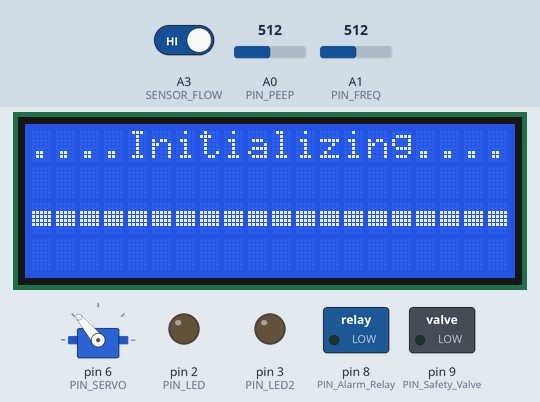
This sketch was run on a simulated Arduino Uno, built with avr-gcc and run on an emulated ATmega328P. Shown: servo, 20×4 character LCD, switched loads named in the sketch (green lamp = pin HIGH), output pins drawn as LEDs (lit = HIGH). The inputs (shaded band) are chosen by the test bench; at power-on: A3 (SENSOR_FLOW) HIGH, A1 (PIN_FREQ) = 512, A0 (PIN_PEEP) = 512.

Above: at 13.8 s.
At 17.8 s:
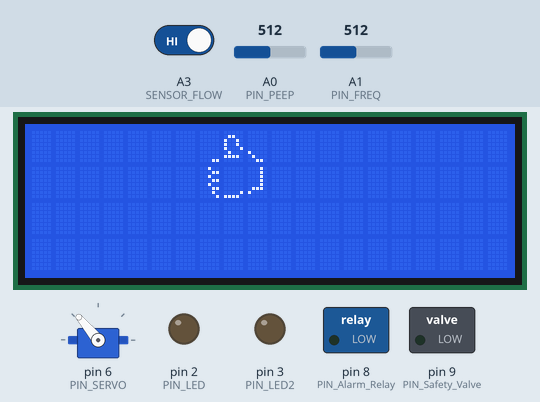
17.9 s: A3 (SENSOR_FLOW) driven LOW
At 20.1 s:
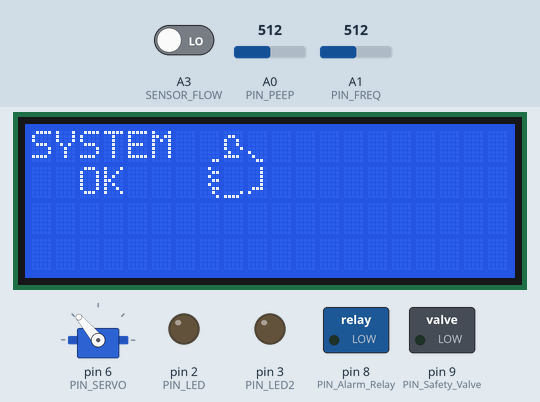
26.8 s: A1 (PIN_FREQ) set to 129
At 28.5 s:
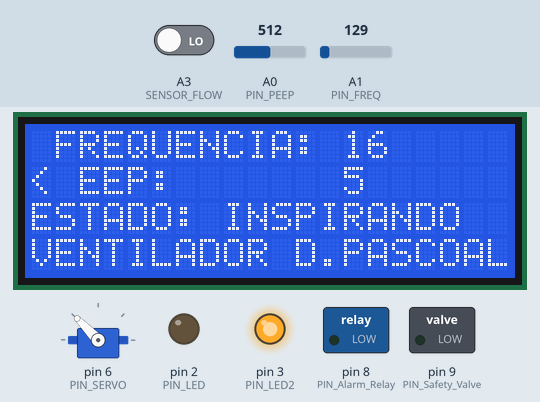
Timing chart, 0 to 36.8 s (numbered marks = the images above; inputs shaded):
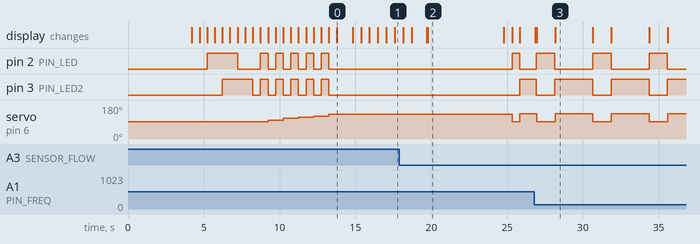

The sketch:

sketch_mar15a.ino
```cpp
/* Program pulmonary ventilator INOVT COVID-19  Versio 2.2
 * Autor: David Pascoal
 * The equipment has been tested and proven,security with pressure sensor,
 * Alarm output to turn on Buzer or beetle.
*/
#include <Wire.h>
#include <LiquidCrystal_I2C.h>
#include <Servo.h>

LiquidCrystal_I2C lcd(0x27,20,4);

#define PIN_SERVO 6
#define PIN_FREQ A1
#define PIN_PEEP A0
#define PIN_LED 2
#define PIN_LED2 3
#define PIN_Alarm_Relay 8
#define PIN_Safety_Valve 9
#define SENSOR_FLOW A3
#define EXPIRANDO  0
#define INSPIRANDO  1
#define MIN_ANGLE 92
#define MAX_ANGLE 139


int frecuencia = 0;
int valInspira = 0;
int valExpira = 0;
int valPeep = 0;
int aux;
int x = 500;
int y = 1000;

unsigned long time;
Servo myServo;
int frecuencia_ant;
int valPeep_ant;

int estado;

void logo()
{


byte a3[8]= { B00011,
              B00111,
              B01100,
              B11000,
              B10000,
              B00000,
              B00000
};

byte a2[8]= {B00000,
             B00000,
             B00000,
             B00000,
             B10001,
             B11111,
             B01110
};

byte a1[8]={B11000,
            B01100,
            B00110,
            B00011,
            B00001,
            B00000,
            B00000
};

byte a4[9]={ B00000,
             B00000,
             B00000,
             B00001,
             B00011,
             B00110,
             B01100,
             B11000

};

byte a5[9]={ B00000,
             B01110,
             B11111,
             B10001,
             B00000,
             B00000,
             B00000,
             B01110,
             B00000,
};

byte a6[8]={  B00000,
              B00000,
              B00000,
              B10000,
              B11000,
              B01100,
              B00110,
              B00011
};

byte a7[10]={ B00000,
              B01110,
              B11111,
              B10001,
              B00000,
              B00000,
              B00000,
              B00000,

};

byte a8[8]={B00100,
            B01110,
            B00100,
            B00000,
            B10001,
            B11111,
            B01110
};


  lcd.print("*COVID19*");
  lcd.setCursor(0,1);
  lcd.print("..INOVT..");

  lcd.createChar(0,a1);
  lcd.createChar(1,a2);
  lcd.createChar(2,a3);
  lcd.createChar(7,a8);
  lcd.createChar(3,a4);
  lcd.createChar(4,a5);
  lcd.createChar(5,a6);
  lcd.createChar(6,a7);

  lcd.setCursor(10,0);
  lcd.write(byte(3));
  lcd.write(byte(4));
  lcd.write(byte(5));
  lcd.write(byte(3));
  lcd.write(byte(6));
  lcd.write(byte(5));
  lcd.setCursor(10,1);
  lcd.write(byte(0));
  lcd.write(byte(1));
  lcd.write(byte(2));
  lcd.write(byte(0));
  lcd.write(byte(7));
  lcd.write(byte(2));

}

void initior() {
byte c11[8] = {
B00000,
B00000,
B11111,
B11111,
B11111,
B11111,
B00000,
B00000
};
lcd.createChar(3, c11);
lcd.setCursor(0, 2);
lcd.write(3);
 delay(x);
lcd.setCursor(1, 2);
lcd.write(3);
 delay(x);
  digitalWrite(PIN_LED,HIGH);
lcd.setCursor(2, 2);
lcd.write(3);
 delay(x);
lcd.setCursor(3, 2);
lcd.write(3);
 delay(x);
 digitalWrite(PIN_LED2,HIGH);
lcd.setCursor(4, 2);
lcd.write(3);
 delay(x);
lcd.setCursor(5, 2);
lcd.write(3);
 delay(x);
  digitalWrite(PIN_LED,LOW);
lcd.setCursor(6, 2);
lcd.write(3);
 delay(x);
lcd.setCursor(7, 2);
lcd.write(3);
 delay(x);
  digitalWrite(PIN_LED2,LOW);
lcd.setCursor(8, 2);
lcd.write(3);
 delay(x);
 digitalWrite(PIN_LED,HIGH);
 digitalWrite(PIN_LED2,HIGH);
lcd.setCursor(9, 2);
lcd.write(3);
 delay(x);
  myServo.write(100);
 digitalWrite(PIN_LED,LOW);
 digitalWrite(PIN_LED2,LOW);
lcd.setCursor(10, 2);
lcd.write(3);
 delay(x);
 digitalWrite(PIN_LED,HIGH);
 digitalWrite(PIN_LED2,HIGH);
lcd.setCursor(11, 2);
lcd.write(3);
 delay(x);
  myServo.write(110);
 digitalWrite(PIN_LED,LOW);
 digitalWrite(PIN_LED2,LOW);
lcd.setCursor(12, 2);
lcd.write(3);
 delay(x);
 digitalWrite(PIN_LED,HIGH);
 digitalWrite(PIN_LED2,HIGH);
 lcd.setCursor(13, 2);
lcd.write(3);
 delay(x);
  myServo.write(115);
 digitalWrite(PIN_LED,LOW);
 digitalWrite(PIN_LED2,LOW);
lcd.setCursor(14, 2);
lcd.write(3);
 delay(x);
 digitalWrite(PIN_LED,HIGH);
 digitalWrite(PIN_LED2,HIGH);
lcd.setCursor(15, 2);
lcd.write(3);
 delay(x);
  myServo.write(120);
 digitalWrite(PIN_LED,LOW);
 digitalWrite(PIN_LED2,LOW);
 lcd.setCursor(16, 2);
lcd.write(3);
 delay(x);
 digitalWrite(PIN_LED,HIGH);
 digitalWrite(PIN_LED2,HIGH);
 lcd.setCursor(17, 2);
lcd.write(3);
 delay(x);
myServo.write(130);
 digitalWrite(PIN_LED,LOW);
 digitalWrite(PIN_LED2,LOW);
lcd.setCursor(18, 2);
lcd.write(3);
 delay(x);
 lcd.setCursor(19, 2);
lcd.write(3);
 delay(x);

}
void maobc() {
        thumbdownA();
        delay(x);
        lcd.clear();
        thumbsup();
        delay(x);
        thumbdownA();
        delay(x);
        lcd.clear();
        thumbsup();
        delay(x);
        thumbdownA();
        delay(x);
        lcd.clear();
        thumbsup();
        delay(x);
        thumbdownA();
        delay(x);
        lcd.clear();
        thumbsup();
        delay(1000);
        lcd.clear();
}

void thumbdownA() {
  byte thumb1[8] = {B00001,B00010,B00011,B00100,B00011,B00100,B00011,B00100};
  byte thumb2[8] = {B00011,B00000,B00000,B00000,B00000,B00000,B00000,B00000};
  byte thumb3[8] = {B11110,B00001,B00000,B00000,B00000,B00000,B00000,B00000};
  byte thumb4[8] = {B00000,B11110,B01000,B10001,B10010,B10010,B01100,B00000};
  byte thumb5[8] = {B00000,B10000,B01110,B00010,B00010,B00010,B00010,B00010};
  byte thumb6[8] = {B00110,B01000,B10000,B00000,B00000,B00000,B00000,B00000};
  lcd.createChar(6, thumb1);
  lcd.createChar(1, thumb2);
  lcd.createChar(2, thumb3);
  lcd.createChar(3, thumb4);
  lcd.createChar(4, thumb5);
  lcd.createChar(5, thumb6);
  lcd.setCursor(7,0);
  lcd.write(6);
  lcd.setCursor(7,1);
  lcd.write(1);
  lcd.setCursor(8,0);
  lcd.write(2);
  lcd.setCursor(8,1);
  lcd.write(3);
  lcd.setCursor(9,0);
  lcd.write(4);
  lcd.setCursor(9,1);
  lcd.write(5);
}

void thumbsup() {
 byte thumb1[8] = {B00100,B00011,B00100,B00011,B00100,B00011,B00010,B00001};
 byte thumb2[8] = {B00000,B00000,B00000,B00000,B00000,B00000,B00000,B00011};
 byte thumb3[8] = {B00000,B00000,B00000,B00000,B00000,B00000,B00001,B11110};
 byte thumb4[8] = {B00000,B01100,B10010,B10010,B10001,B01000,B11110,B00000};
 byte thumb5[8] = {B00010,B00010,B00010,B00010,B00010,B01110,B10000,B00000};
 byte thumb6[8] = {B00000,B00000,B00000,B00000,B00000,B10000,B01000,B00110};
 lcd.createChar(6, thumb1);
 lcd.createChar(1, thumb2);
 lcd.createChar(2, thumb3);
 lcd.createChar(3, thumb4);
 lcd.createChar(4, thumb5);
 lcd.createChar(5, thumb6);
 lcd.setCursor(7,1);
 lcd.write(6);
 lcd.setCursor(7,0);
 lcd.write(1);
 lcd.setCursor(8,1);
 lcd.write(2);
 lcd.setCursor(8,0);
 lcd.write(3);
 lcd.setCursor(9,1);
 lcd.write(4);
 lcd.setCursor(9,0);
 lcd.write(5);

}

void setServo()
{
  if ( millis() > time )
  {
    if ( estado == EXPIRANDO )
    {
      // Pasar a inspirandO
      digitalWrite(PIN_LED2,LOW);
      digitalWrite(PIN_LED,HIGH);
      myServo.write(MIN_ANGLE);
      time = millis() + (valInspira * 100);
      estado = INSPIRANDO;
      lcd.setCursor(8, 2);

       lcd.print("EXPIRANDO > ");
    }
    else if ( estado == INSPIRANDO )
    {
      // P0asar a expirando
      digitalWrite(PIN_LED2,HIGH);
      digitalWrite(PIN_LED,LOW);
      myServo.write(MAX_ANGLE - valPeep);
      time = millis() + (valExpira * 100);
      estado = EXPIRANDO;
      lcd.setCursor(8, 2);
      lcd.print("INSPIRANDO  < ");
    }
  }
}

void setup()
{

  myServo.attach(PIN_SERVO);
  myServo.write(92);
  //digitalWrite(PIN_LED,LOW);
  pinMode(PIN_FREQ,INPUT_PULLUP);
  pinMode(PIN_PEEP,INPUT_PULLUP);
  pinMode(SENSOR_FLOW,INPUT);
  pinMode(PIN_LED,OUTPUT);
  pinMode(PIN_LED2,OUTPUT);
  pinMode(PIN_Alarm_Relay,OUTPUT);
  pinMode(PIN_Safety_Valve,OUTPUT);
  lcd.begin();
  lcd.backlight();
  lcd.clear();
  lcd.setCursor(0,0);
  logo();
  lcd.setCursor(4,2);
  lcd.print("OPEN-SOURCE");
  lcd.setCursor(0,3);
  lcd.print("Pulmonary Ventilator");
  delay(4000);
  lcd.clear();
  lcd.print("....Initializing....");
  initior();
  delay(500);
  lcd.clear();
  maobc();
  lcd.clear();
        if(digitalRead(SENSOR_FLOW) ==  LOW)
                    {
                    thumbsup();
                    lcd.setCursor(0,0);
                    lcd.print("SYSTEM");
                    lcd.setCursor(2,1);
                    lcd.print("OK");
                    delay(5000);
                    lcd.clear();
                    }
                                 else
                    {
                    myServo.write(139);
                    thumbdownA();
                    lcd.setCursor(0,0);
                    lcd.print("SYSTEM");
                    lcd.setCursor(1,1);
                    lcd.print("FAIL");
                    delay(5000);
                    lcd.clear();
                    Serial.begin(9600);
                    time = millis();
                    frecuencia_ant=-1;
                    valPeep_ant=-1;                  }
                    delay(500);
                    estado=EXPIRANDO;

}

void loop()
{
digitalRead(SENSOR_FLOW);


  aux = analogRead(PIN_FREQ);
  frecuencia = map(aux,0,1023, 10, 60);
  valInspira = ((1.0 / frecuencia )* 600.0 ) * (1.0/3.0);
  valExpira = ((1.0 / frecuencia ) * 600.0 ) * (2.0/3.0);


  aux = analogRead(PIN_PEEP);
  valPeep = map(aux,0,1023, 0, 10);

  if ( (frecuencia_ant != frecuencia) || (valPeep_ant != valPeep))
  {
    //Pode monitorizar os valores de Frequencia e PEEP sem display usando o Monitor serie do Arduino IDE.

    Serial.print("Frecuencia: ");
    Serial.println(frecuencia);
    Serial.print("Inspira: ");
    Serial.println(valInspira);
    Serial.print("Expira: ");
    Serial.println(valExpira);
    Serial.print("Peep: ");
    Serial.println(valPeep);

    lcd.setCursor(1, 0);
    lcd.print("FREQUENCIA: ");
    lcd.setCursor(13, 0);
    lcd.print(frecuencia);
    lcd.setCursor(1, 1);
    lcd.print("PEEP:  ");
    lcd.setCursor(13, 1);
    lcd.print(valPeep);
   // delay(500);
    lcd.setCursor(0, 2);
    lcd.print("ESTADO: ");
    lcd.setCursor(0, 3);
    lcd.print("VENTILADOR D.PASCOAL ");
    frecuencia_ant = frecuencia;
    valPeep_ant = valPeep;
  }
    if(digitalRead(SENSOR_FLOW) ==   HIGH)

  {
    myServo.write(139);
    digitalWrite(PIN_Alarm_Relay,HIGH);
    digitalWrite( PIN_Safety_Valve,HIGH);
    lcd.clear();
    thumbdownA();
    lcd.setCursor(0,0);
    lcd.print("SYSTEM");
    lcd.setCursor(1,1);
    lcd.print("FAIL");
    lcd.setCursor(1,2);
    lcd.print("******************");
    lcd.setCursor(3,3);
    lcd.print("Check AR flow");
    lcd.setCursor(12,1);
    lcd.print("ALARM");
    digitalWrite(PIN_LED,HIGH);
    digitalWrite(PIN_LED2,HIGH);
    delay(500);
    lcd.setCursor(12,1);
    lcd.print("        ");
    delay(500);
    lcd.setCursor(12,1);
    lcd.print("ALARM");
    digitalWrite(PIN_LED,LOW);
    digitalWrite(PIN_LED2,LOW);
    delay(1000);
    lcd.clear();
 }
   else
 {
  digitalWrite(PIN_Alarm_Relay,LOW);
  digitalWrite( PIN_Safety_Valve,LOW);
  setServo();

  delay(10);
}
}
```

Measured:
- after the input at 17.9 s, pin 8 (PIN_Alarm_Relay), pin 9 (PIN_Safety_Valve): stays LOW (without the input it goes to HIGH after 7.4 s); servo on pin 6 (PIN_SERVO): 130° → 92° after 7.4 s, → 134° 0.50 s later
- after the input at 26.8 s, pin 2 (PIN_LED): alternates HIGH for 1.2 s and LOW for 2.5 s, starting after 1.3 s; pin 3 (PIN_LED2): alternates HIGH for 2.5 s and LOW for 1.2 s, starting after 1.3 s
- what the display in image 0 shows lasts 1.0 s, from 13.8 s to 14.8 s
- what the display in image 2 shows lasts 5.0 s, from 19.8 s to 24.8 s
